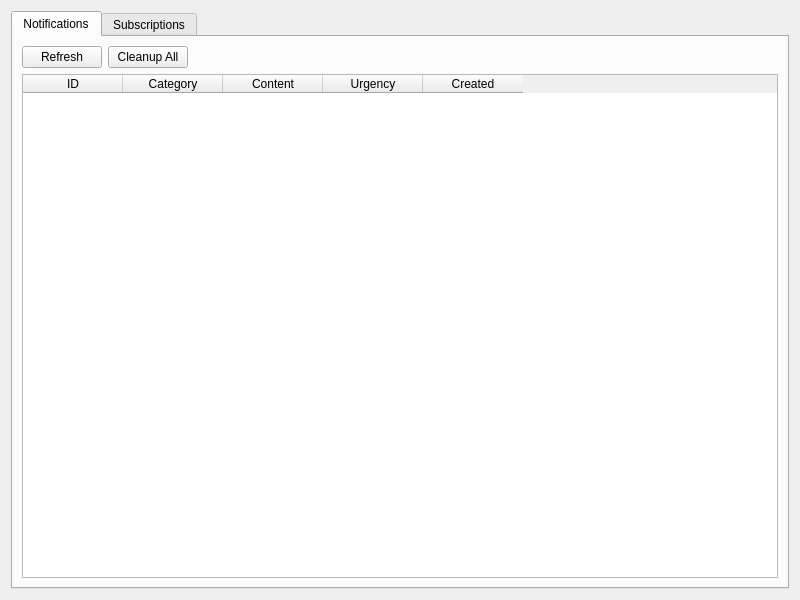
<?xml version="1.0" encoding="UTF-8"?>
<ui version="4.0">
 <class>NotificationView</class>
 <widget class="QWidget" name="NotificationView">
  <property name="geometry">
   <rect>
    <x>0</x>
    <y>0</y>
    <width>800</width>
    <height>600</height>
   </rect>
  </property>
  <layout class="QVBoxLayout" name="verticalLayout">
   <item>
    <widget class="QTabWidget" name="tabWidget">
     <property name="currentIndex">
      <number>0</number>
     </property>
     <widget class="QWidget" name="notificationsTab">
      <attribute name="title">
       <string>Notifications</string>
      </attribute>
      <layout class="QVBoxLayout" name="verticalLayout_2">
       <item>
        <layout class="QHBoxLayout" name="nToolbar">
         <item>
          <widget class="QPushButton" name="btnRefresh">
           <property name="text">
            <string>Refresh</string>
           </property>
          </widget>
         </item>
         <item>
          <widget class="QPushButton" name="btnCleanup">
           <property name="text">
            <string>Cleanup All</string>
           </property>
          </widget>
         </item>
         <item>
          <spacer name="horizontalSpacer">
           <property name="orientation">
            <enum>Qt::Horizontal</enum>
           </property>
           <property name="sizeHint" stdset="0">
            <size>
             <width>40</width>
             <height>20</height>
            </size>
           </property>
          </spacer>
         </item>
        </layout>
       </item>
       <item>
        <widget class="QTableWidget" name="table">
         <property name="selectionBehavior">
          <enum>QAbstractItemView::SelectRows</enum>
         </property>
         <column>
          <property name="text">
           <string>ID</string>
          </property>
         </column>
         <column>
          <property name="text">
           <string>Category</string>
          </property>
         </column>
         <column>
          <property name="text">
           <string>Content</string>
          </property>
         </column>
         <column>
          <property name="text">
           <string>Urgency</string>
          </property>
         </column>
         <column>
          <property name="text">
           <string>Created</string>
          </property>
         </column>
        </widget>
       </item>
      </layout>
     </widget>
     <widget class="QWidget" name="subscriptionsTab">
      <attribute name="title">
       <string>Subscriptions</string>
      </attribute>
      <layout class="QVBoxLayout" name="verticalLayout_3">
       <item>
        <layout class="QHBoxLayout" name="sToolbar">
         <item>
          <widget class="QPushButton" name="btnRefreshSub">
           <property name="text">
            <string>Refresh</string>
           </property>
          </widget>
         </item>
         <item>
          <widget class="QPushButton" name="btnAddSub">
           <property name="text">
            <string>Add Subscription</string>
           </property>
          </widget>
         </item>
         <item>
          <widget class="QPushButton" name="btnDeleteSub">
           <property name="text">
            <string>Delete</string>
           </property>
          </widget>
         </item>
         <item>
          <spacer name="horizontalSpacer_2">
           <property name="orientation">
            <enum>Qt::Horizontal</enum>
           </property>
           <property name="sizeHint" stdset="0">
            <size>
             <width>40</width>
             <height>20</height>
            </size>
           </property>
          </spacer>
         </item>
        </layout>
       </item>
       <item>
        <widget class="QTableWidget" name="subTable">
         <property name="selectionBehavior">
          <enum>QAbstractItemView::SelectRows</enum>
         </property>
         <column>
          <property name="text">
           <string>Name</string>
          </property>
         </column>
         <column>
          <property name="text">
           <string>Receiver</string>
          </property>
         </column>
         <column>
          <property name="text">
           <string>Categories</string>
          </property>
         </column>
         <column>
          <property name="text">
           <string>Labels</string>
          </property>
         </column>
         <column>
          <property name="text">
           <string>Admin State</string>
          </property>
         </column>
        </widget>
       </item>
      </layout>
     </widget>
    </widget>
   </item>
  </layout>
 </widget>
 <resources/>
 <connections/>
</ui>
